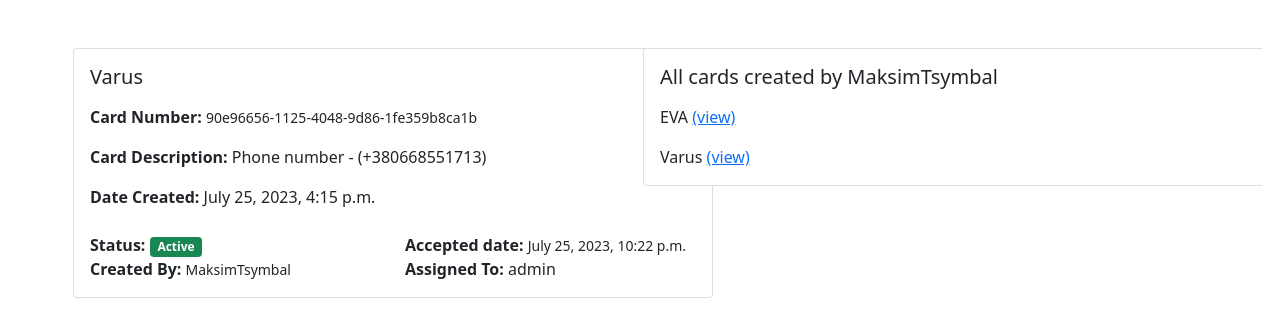
Page /card/card_details/2/ on the earlier database version.
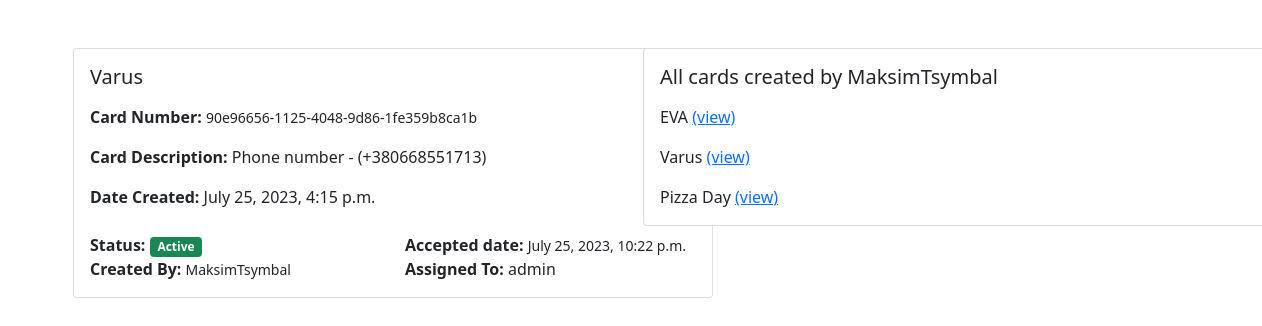
Same page on the later database version.
### card/models.py (models this page shows)
class Card(models.Model):
    status_choices = (
        ('Active', 'Active'),
        ('Disable', 'Disable'),
        ('Pending', 'Pending')
    )
    card_number = models.UUIDField(default=uuid.uuid4)
    title = models.CharField(max_length=100)
    description = models.TextField()
    created_by = models.ForeignKey(User, models.CASCADE, related_name='created_by')
    date_created = models.DateTimeField(auto_now_add=True)
    assigned_to = models.ForeignKey(User, models.DO_NOTHING, null=True, blank=True)
    is_resolved = models.BooleanField(default=False)
    accepted_date = models.DateTimeField(null=True, blank=True)
    closed_date = models.DateTimeField(null=True, blank=True)
    card_status = models.CharField(max_length=15, choices=status_choices)

### users/models.py (models this page shows)
class User(AbstractUser):
    is_customer = models.BooleanField(default=False)
    is_engineer = models.BooleanField(default=False)
    def __str__(self):
        return self.username

### card/views.py (the view)
# urls.py: path('card_details/<int:pk>/', views.card_details, name='card_details'),
def card_details(request, pk):
    card = Card.objects.get(pk=pk)
    t = User.objects.get(username=card.created_by)
    cards_per_user = t.created_by.all()
    context = {'card': card, 'cards_per_user': cards_per_user}
    return render(request, 'card/card_details.html', context)

### templates/card/card_details.html (shortened to what this page needs)
{% extends 'base.html' %}
{% block content %}
    <div class="row">
        <div class="col-md-6">
            <div class="card mx-auto" style="width: 40rem;">
                <div class="card-body">
                    <h5 class="card-title mb-3">{{ card.title }}</h5>
                    <p><b>Card Number: </b><small>{{ card.card_number }}</small></p>
                    <p class="card-text"><b>Card Description: </b>{{ card.description }}</p>
                    <div class="row">
                        <div class="col">
                            <b>Date Created:</b> {{ card.date_created }}
                        </div>
                    </div> <br>
                    <div class="row">
                        <div class="col">
                            {% if card.is_resolved %}
                            <b>Status:</b> <span class="badge bg-danger">Disabled</span>
                            {% else %}
                            <b>Status:</b> <span class="badge bg-success">Active</span>
                            {% endif %}
                        </div>
                        <div class="col">
                            <b>Accepted date:</b> <small>{{ card.accepted_date }}</small>
                        </div>
                    </div>
                    <div class="row">
                        <div class="col">
                            <b>Created By:</b> <small>{{ card.created_by }}</small>
                        </div>
                        <div class="col">
                            <b>Assigned To:</b> {{ card.assigned_to }}
                        </div>
                    </div>
                </div>
            </div>
        </div>
        <div class="col-md-6">
            <div class="card mx-auto" style="width: 40rem;">
                <div class="card-body">
                    <h5 class="card-title mb-3">All cards created by {{ card.created_by }}</h5>
                    {% for card in cards_per_user %}
                    <p class="card-text">{{ card.title }} <a href="{% url 'card_details' card.pk%}">(view)</a></p>
                    {% endfor %}
                </div>
            </div>
        </div>
    </div>
<br>
{% endblock content %}

Differences in the rows shown:
added Card: title "Pizza Day"
